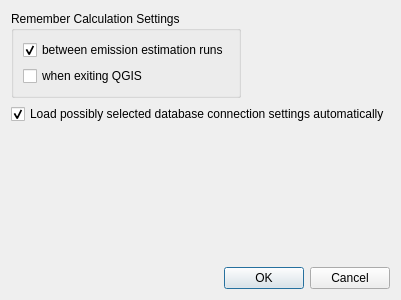
<?xml version="1.0" encoding="UTF-8"?>
<ui version="4.0">
 <class>Dialog</class>
 <widget class="QDialog" name="Dialog">
  <property name="geometry">
   <rect>
    <x>0</x>
    <y>0</y>
    <width>400</width>
    <height>300</height>
   </rect>
  </property>
  <property name="windowTitle">
   <string>User Settings</string>
  </property>
  <property name="locale">
   <locale language="English" country="UnitedStates"/>
  </property>
  <layout class="QVBoxLayout" name="verticalLayout_2">
   <item>
    <layout class="QVBoxLayout" name="verticalLayout">
     <item>
      <layout class="QFormLayout" name="formLayout_2">
       <item row="0" column="0">
        <widget class="QGroupBox" name="groupBoxRememberCalculationSettings">
         <property name="toolTip">
          <string/>
         </property>
         <property name="locale">
          <locale language="English" country="UnitedStates"/>
         </property>
         <property name="title">
          <string>Remember Calculation Settings</string>
         </property>
         <layout class="QVBoxLayout" name="verticalLayout_3">
          <item>
           <widget class="QCheckBox" name="checkBoxRememberCalculationSettingsBetweenRuns">
            <property name="toolTip">
             <string>This settings affects the settings of the runs in the same QGIS session</string>
            </property>
            <property name="text">
             <string>between emission estimation runs</string>
            </property>
            <property name="checked">
             <bool>true</bool>
            </property>
           </widget>
          </item>
          <item>
           <widget class="QCheckBox" name="checkBoxRememberCalculationSettingsExitingQGIS">
            <property name="toolTip">
             <string>This settings affects the runs in the separate QGIS sessions</string>
            </property>
            <property name="text">
             <string>when exiting QGIS</string>
            </property>
            <property name="checked">
             <bool>false</bool>
            </property>
           </widget>
          </item>
         </layout>
        </widget>
       </item>
       <item row="1" column="0">
        <widget class="QCheckBox" name="checkBoxLoadDatabaseConnectionSettingsAutomatically">
         <property name="toolTip">
          <string>The possibly previously selected settings will be loaded automatically when QGIS is started</string>
         </property>
         <property name="text">
          <string>Load possibly selected database connection settings automatically</string>
         </property>
         <property name="checked">
          <bool>true</bool>
         </property>
        </widget>
       </item>
      </layout>
     </item>
    </layout>
   </item>
   <item>
    <widget class="QDialogButtonBox" name="buttonBox">
     <property name="orientation">
      <enum>Qt::Horizontal</enum>
     </property>
     <property name="standardButtons">
      <set>QDialogButtonBox::Cancel|QDialogButtonBox::Ok</set>
     </property>
    </widget>
   </item>
  </layout>
 </widget>
 <resources/>
 <connections>
  <connection>
   <sender>buttonBox</sender>
   <signal>accepted()</signal>
   <receiver>Dialog</receiver>
   <slot>accept()</slot>
   <hints>
    <hint type="sourcelabel">
     <x>248</x>
     <y>254</y>
    </hint>
    <hint type="destinationlabel">
     <x>157</x>
     <y>274</y>
    </hint>
   </hints>
  </connection>
  <connection>
   <sender>buttonBox</sender>
   <signal>rejected()</signal>
   <receiver>Dialog</receiver>
   <slot>reject()</slot>
   <hints>
    <hint type="sourcelabel">
     <x>316</x>
     <y>260</y>
    </hint>
    <hint type="destinationlabel">
     <x>286</x>
     <y>274</y>
    </hint>
   </hints>
  </connection>
 </connections>
</ui>
